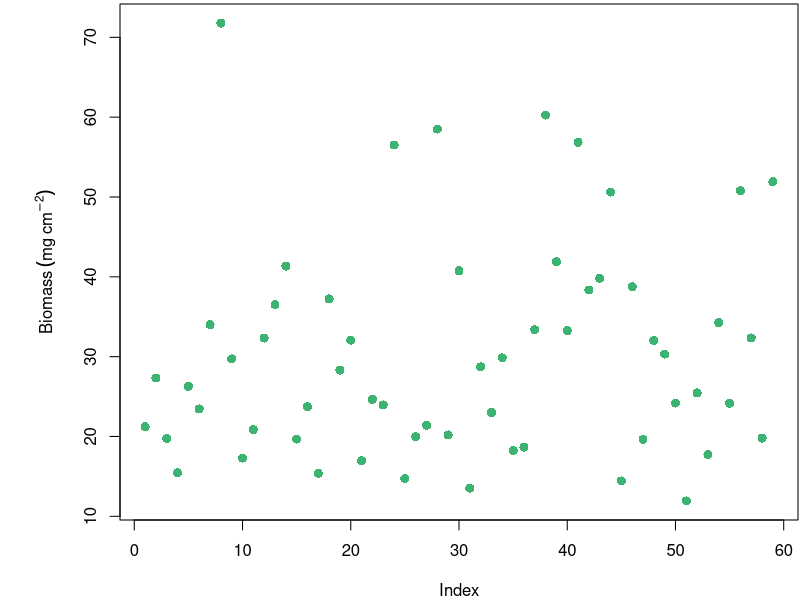
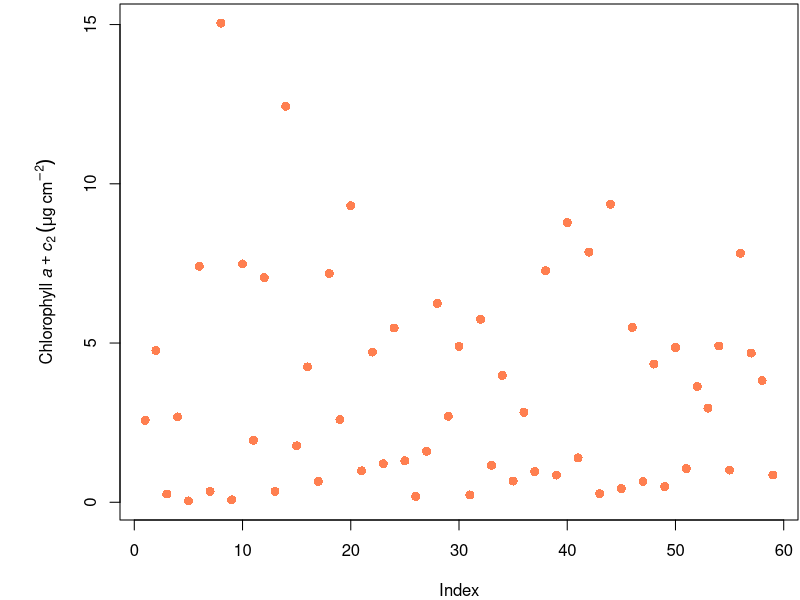
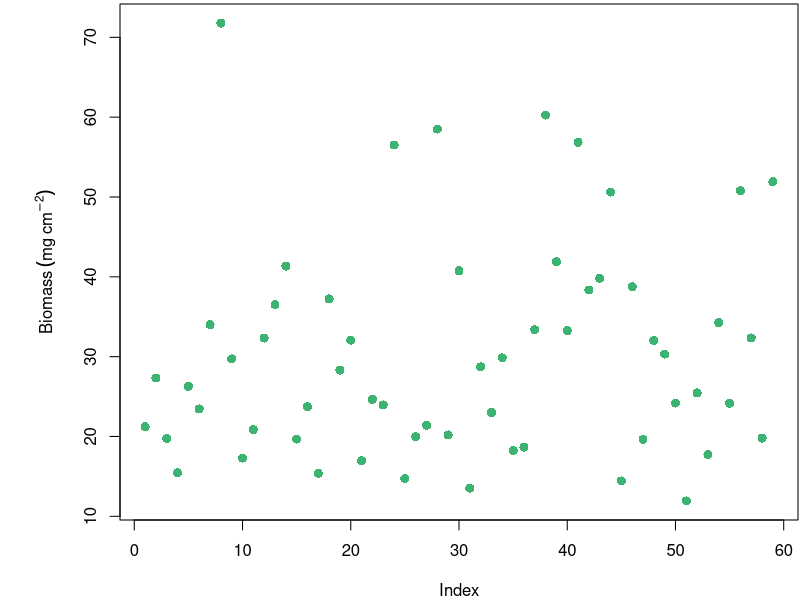
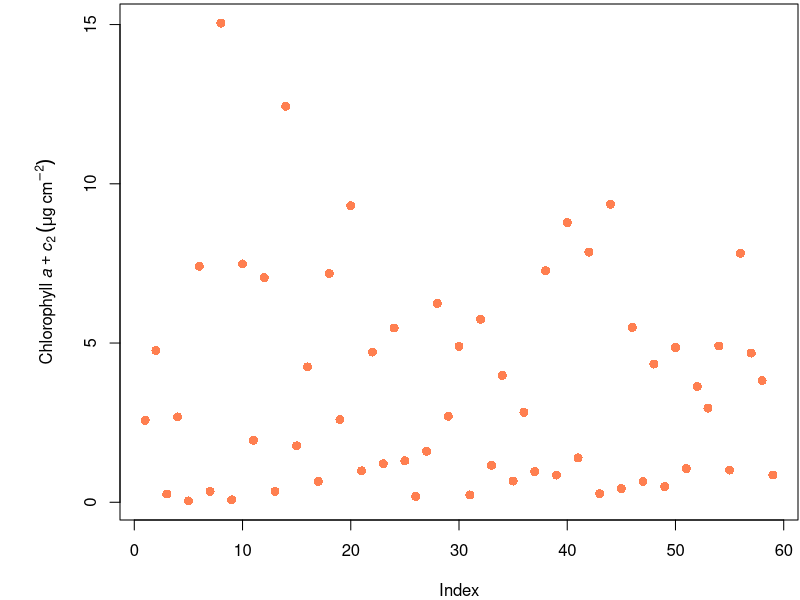
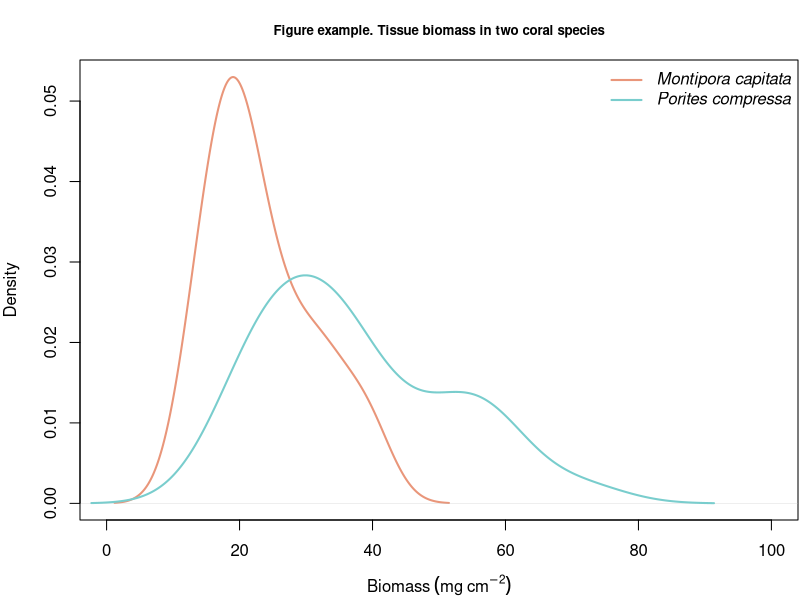

The R script that drew these images, in order: (Note: this script raises an error after producing the figures.)
## ---- chunk 1
# in this area (above you can put global options, such as "no warmings", "no messages")
# you can also set global directory like this....knitr::opts_knit$set(root.dir = '~/file/file') 
# instead, use R projects and all your files will be in the location of your Project... see here

# or you can set it like this...
if (!require('knitr')) install.packages('knitr'); library('knitr')

knitr::opts_chunk$set(warning=FALSE, message=FALSE)

getwd() # show me my working directory, this is where your R project and files are

# for this lesson you will need to download the following packages
# if you don't have them already in your library, the following code can be used
# this will install the package if it does not already exist on your machine

if (!require('lme4')) install.packages('lme4'); library('lme4')
if (!require('lmerTest')) install.packages('lmerTest'); library('lmerTest')
if (!require('effects')) install.packages('effects'); library('effects')

## ---- chunk 2
## love your data and it will love you back
getwd() #where are your files? See how they should all be running from your R project in the directory
## ---- chunk 3
################################################
# import data, observe structure
################################################

# data file is in the folder 'data', within main working directory
data<-read.csv("data/coral_data.csv")
names(data)
## ---- chunk 4
data<-read.csv("data/coral_data.csv")
par(mar = c(4, 6, 0.2, 0.1))
plot(data$biomass, pch=16, cex=1.2, col="mediumseagreen",
     ylab=expression(paste("Biomass", ~(mg~cm^-2), sep="")))
plot(data$chla, pch=16, cex=1.2, col="coral",
      ylab=expression(paste("Chlorophyll", ~italic("a"+"c"[2]), ~(mu*g~cm^-2), sep="")))
plot(data$biomass, pch=16, cex=1.2, col="mediumseagreen",
     ylab=expression(paste("Biomass", ~(mg~cm^-2), sep="")))
plot(data$chla, pch=16, cex=1.2, col="coral",
      ylab=expression(paste("Chlorophyll", ~italic("a"+"c"[2]), ~(mu*g~cm^-2), sep="")))
## ---- chunk 5
# use results="hide" here to suppress messages associate with "dev.off" and dev.print to save figure

MC.df<-data[(data$Species=="MC"),] ## Montipora capitata alone
PC.df<-data[(data$Species=="PC"),] ## Porites compress alone

par(mar = c(4, 4, 3, 0.1))

plot(density(MC.df$biomass), lwd=2, col="darksalmon", xlim=c(0,100), main="Figure example. Tissue biomass in two coral species", cex.main=0.8, xlab=expression(paste("Biomass", ~(mg~cm^-2), sep="")))
lines(density(PC.df$biomass), lwd=2, col="darkslategray3", yaxt="n", ylab="", xaxt="n", xlab="")
legend("topright", legend=c(expression(italic("Montipora capitata")), expression(italic("Porites compressa"))), lwd=2, col=c("darksalmon", "darkslategray3"), bty="n")


# how to export the figure you made--first print it, then save the device
# many ways to do this, but this one works well in Markdown
# notice you are specifying the folder ('figures'), which is where the figure will be exported to

dev.print(pdf, "figures/biomass in two species.pdf", encod="MacRoman", height=4, width=6) # export in directory
dev.off()

## ---- chunk 6
# message = FALSE to hide any messages with exporting the figure with dev.off(), or anything else that R may generate. If you set warning=FALSE, warnings will be hidden as well. 

par(mfrow=c(1,1), pty="sq")
Status.label<-c("Bleached", "Pigmented") # for x labels

plot(chla~Status, data=data, xaxt="n", col="salmon",
     ylab=expression(paste("Chlorophyll", ~italic("a"), ~(mu*g~cm^-2), sep="")), 
     xlab="Coral Physiological State", 
     main="Example Figure")
axis(1, at=1:2, labels=Status.label) # this plots new labels on the x axis (axis = 1)

##### save the figure and export to directory? ####
# in this case, there is a file in my directory names 'figures' where I want plots to go

dev.print(pdf, "figures/Chlorophyll.figure.pdf", encod="MacRoman", height=5, width=5) 
# height and width set here for the output figure
dev.off() # close the object
## ---- chunk 7
chla<-(data$chla)
mean(chla)
## ---- chunk 8
chla<-(data$chla)
mean(chla)
## ---- chunk 9

par(mfrow=c(1,1))
hist(chla, col="gray85", xlab=expression(paste("Chlorophyll", ~italic("a"), ~(mu*g~cm^-2), sep="")), cex.main=0.8, cex.axis=0.8, cex.lab=0.8)
## ---- chunk 10
par(mfrow=c(1,2))
# make figure 4 x 4 and center align
hist(data$chla[data$Status=="B"], col="darksalmon", xlab=expression(paste("Chlorophyll", ~italic("a"), ~(mu*g~cm^-2), sep="")), main="Bleached coral", cex.main=0.8, cex.axis=0.8, cex.lab=0.8)
hist(data$chla[data$Status=="NB"], col="darkslategray3", xlab=expression(paste("Chlorophyll", ~italic("a"), ~(mu*g~cm^-2), sep="")), main="Non-Bleached coral", cex.main=0.8, cex.axis=0.8, cex.lab=0.8)
## ---- chunk 11
par(mar = c(4, 6, 3, 0.1))
plot(chla~Site, data=data, col="aliceblue",
     ylab=expression(paste("Chlorophyll", ~italic("a"+"c"[2]), ~(mu*g~cm^-2), sep="")))
# make figure 4 x 6 and center align
## ---- chunk 12
plot(chla~Site, data=data, col="darkseagreen1")
## ---- chunk 13
knitr::kable(data[c(1:5), c(1:10)], digits = c(0, 0, 0, 0, 0, 0, 0, 3, 3, 3))
# the digits call here is specifying the # of decimals for each column
## ---- chunk 14
chl.mean<-aggregate(chla~Time.point + Site + Species + Status, data, mean)
biomass.mean<-aggregate(biomass~Time.point + Site + Species + Status, data, mean)
data.table<-cbind(chl.mean[, c(1:5)], biomass.mean[,5])
colnames(data.table)<-c("Time Point", "Site", "Species", "Status", "mean chla", "mean AFDW")
knitr::kable(data.table, digits = c(0,0,0,0, 3, 3))
## ---- chunk 15
str(data)
data$Sample.ID<-as.factor(data$Sample.ID) # change 'Sample.ID' to a factor
## ---- chunk 16
mod<-lmer(chla~Species+Site*Status+(1|Pair), data=data)
anova(mod, type=2) # fixed effects
ranova(mod) # random effects
plot(allEffects(mod), ylab="total chlorophyll/cm2", par.strip.text=list(cex=0.6))
